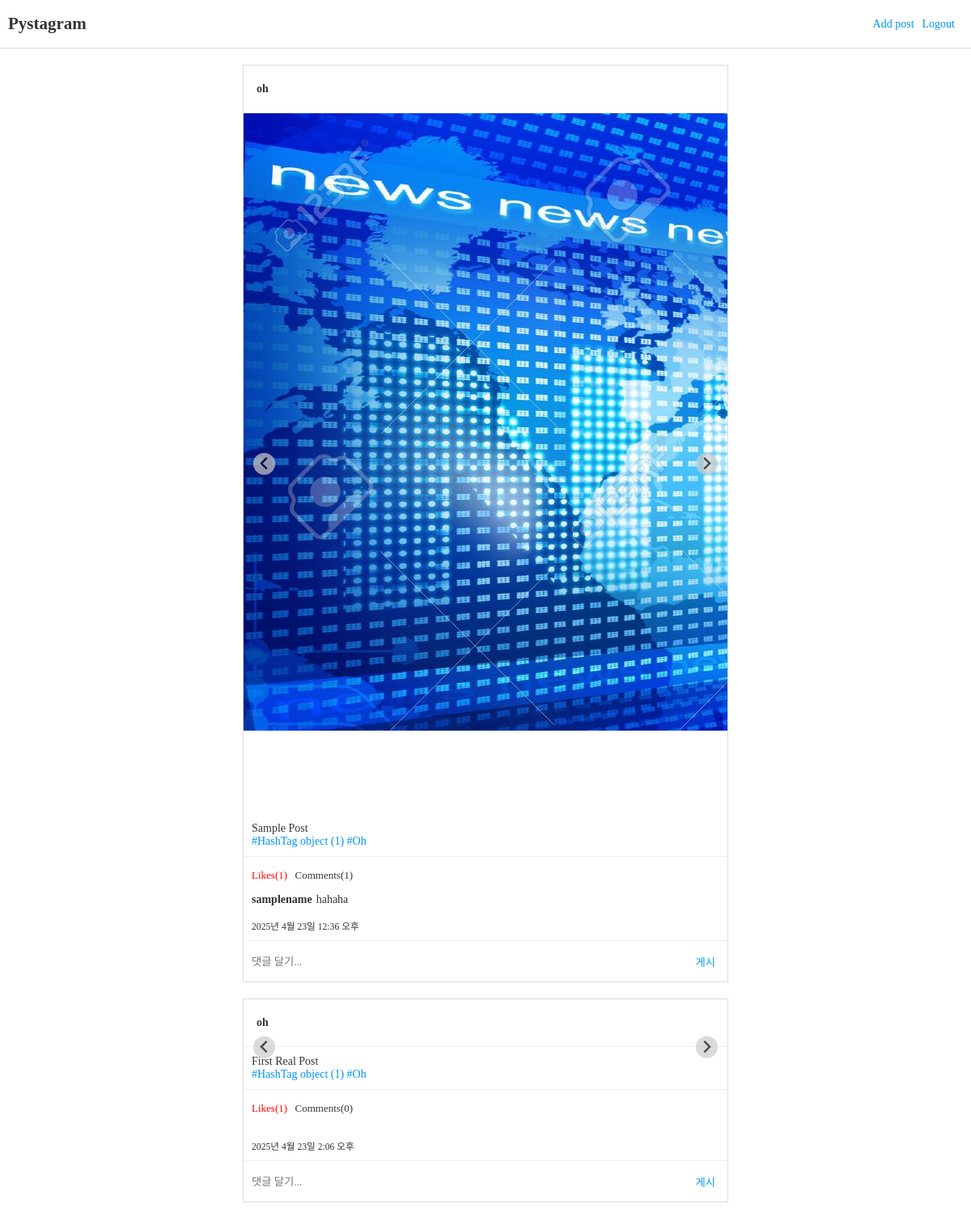
Screenshot of /posts/feeds/ (signed in) with the database file from the repository.
### posts/models.py (models this page shows, shortened)
class Post(models.Model):
    user = models.ForeignKey(
        "users.User",
        verbose_name="작성자",
        on_delete=models.CASCADE,
    )
    content = models.TextField('내용')
    created = models.DateTimeField('생성일시', auto_now_add=True)
    tags = models.ManyToManyField("posts.HashTag", verbose_name="해시태그 목록", blank=True)

class PostImage(models.Model):
    post = models.ForeignKey(
        Post,
        verbose_name="포스트",
        on_delete=models.CASCADE,
    )
    photo = models.ImageField('사진', upload_to='post')

class HashTag(models.Model):
    name = models.CharField("태그명", max_length=50)

class Comment(models.Model):
    user = models.ForeignKey(
        "users.User",
        verbose_name="작성자",
        on_delete=models.CASCADE,
    )
    post = models.ForeignKey(Post, verbose_name="포스트", on_delete=models.CASCADE)
    content = models.TextField('내용')
    created = models.DateTimeField('생성일시', auto_now_add=True)

### users/models.py (models this page shows, shortened)
class User(AbstractUser):
    profile_image = models.ImageField(
        "프로필이미지", upload_to="users/profile", blank=True)
    short_description = models.TextField("소개글", blank=True)
    like_posts = models.ManyToManyField(
        "posts.Post",
        verbose_name="좋아요 누른 Post 목록",
        related_name="like_users",
        blank=True,
    )
    following = models.ManyToManyField(
        "self",
        verbose_name="팔로우 중인 사용자들",
        related_name="followers",
        symmetrical=False,
        through="users.Relationship",
    )

### posts/views.py (the view)
# urls.py: path("feeds/", feeds, name="feeds"),
def feeds(request):
    if not request.user.is_authenticated:
        return redirect("users:login")
    posts = Post.objects.all()
    comment_form = CommentForm()
    context = {
        "posts": posts,
        "comment_form": comment_form,
    }
    return render(request, "posts/feeds.html", context)

### posts/forms.py
class CommentForm(forms.ModelForm):
    class Meta:
        model = Comment
        fields = [
            "post",
            "content",
        ]
        widgets = {
            "content": forms.Textarea(
                attrs={
                    "placeholder": "댓글 달기...",
                }
            )
        }

### posts/templatetags/custom_tags.py (called while the page is built)
@register.filter
def concat(value, arg):
    return f"{value}{arg}"

### templates/posts/feeds.html
{% extends 'base_slider.html' %}
{% load custom_tags %}
{% block content %}
<div id="feeds" class="post-container">
    {% for post in posts %}
        {% url 'posts:feeds' as action_redirect_to %}
        {% include 'posts/post.html' with action_redirect_url=action_redirect_to|concat:'#post-'|concat:post.id %}
    {% endfor %}
</div>
{% endblock %}

### templates/posts/post.html (shortened to what this page needs)
<article id="post-{{ post.id }}" class="post">
                <header class="post-header">
                    <a href="{% url 'users:profile' user_id=post.user.id %}">
                        <span>{{ post.user.username }}</span>
                    </a>
                </header>
                <div class="post-image splide">
                    <div class="splide__track">
                        <ul class="splide__list">
                            {% for image in post.postimage_set.all %}
                                {% if image.photo %}
                                <li class="splide__slide">
                                    <img src="{{ image.photo.url }}">
                                </li>
                                {% endif %}
                            {% endfor %}
                        </ul>
                    </div>
                </div>
                <div class="post-content">
                    {{ post.content|linebreaksbr }}
                    <div class="post-tags">
                        {% for tag in post.tags.all %}
                            <a href="{% url 'posts:tags' tag_name=tag.name %}">#{{ tag.name }}</a>
                        {% endfor %}
                    </div>
                </div>
                <div class="post-buttons">
                    <form action="{% url 'posts:post_like' post_id=post.id %}?next={{ action_redirect_url }}" method="POST">
                        <button type="submit" {% if user in post.like_users.all %} style="color: red;" {% endif %}>
                            Likes({{ post.like_users.count }})
                        </button>
                    </form>
                    <span>Comments({{ post.comment_set.count }})</span>
                </div>
                <div class="post-comments">
                    <ul>
                    {% for comment in post.comment_set.all %}
                        <li>
                            <span>{{ comment.user.username }}</span>
                            <span>{{ comment.content }}</span>
                        </li>
                    {% endfor %}
                    </ul>
                </div>
                <small>{{ post.created }}</small>
                <div class="post-comment-create">
                    <form method="POST" action="{% url 'posts:comment_add' %}?next={{ action_redirect_url }}">
                        {{  comment_form.content }}
                        <button type="submit">게시</button>
                    </form>
                </div>
</article>

### static/css/style.css (style rules this page uses)
ul, ol { list-style: none; padding: 0; margin: 0; }
a { text-decoration: none; color: #333; }
textarea { font-family: "Noto Sans KR", serif; }
html { margin: 0; font-family: "Noto Sans KR", serif; font-weight: 300; font-size: 14px; color: #333; height: 100%; }
body { margin: 0; height: 100%; }
input, textarea { border: none; padding: 10px; }
textarea { resize: none; }
.post-container { display: flex; flex-direction: column; align-items: center; box-sizing: border-box; padding-top: 80px; }
@media (min-width: 700px) { .post-container { padding: 80px 2.5vw 5vw; } }
article.post { display: flex; flex-direction: column; border-radius: 2px; box-sizing: border-box; margin-bottom: 20px; padding-top: 80px; margin-top: -80px; }
@media (min-width: 700px) { article.post { width: 600px; } }
article.post header.post-header { display: flex; flex-direction: row; align-items: center; height: 60px; box-sizing: border-box; padding: 14px 16px; border: 1px solid #ddd; border-bottom: 1px solid #eee; }
article.post header.post-header a { display: flex; width: 100%; flex-direction: row; align-items: center; }
article.post header.post-header span { font-weight: bold; margin-right: auto; }
article.post .post-content { padding: 10px; box-sizing: border-box; border-left: 1px solid #ddd; border-right: 1px solid #ddd; border-bottom: 1px solid #eee; }
article.post .post-tags a { color: #0095f6; }
article.post .post-buttons { padding: 10px 7px; border-left: 1px solid #ddd; border-right: 1px solid #ddd; }
article.post .post-buttons form { display: inline-block; }
article.post .post-buttons a, article.post .post-buttons button, article.post .post-buttons span { background-color: transparent; font-size: 13px; font-family: "Noto Sans KR", serif; line-height: 1; font-weight: 400; height: 25px; box-sizing: border-box; padding: 3px; margin: 0; color: #333; border: none; transition-duration: 0.25s; }
article.post .post-buttons a, article.post .post-buttons button { cursor: pointer; }
article.post .post-comments { padding: 0 10px 10px; border-left: 1px solid #ddd; border-right: 1px solid #ddd; }
article.post .post-comments ul { margin-bottom: 5px; }
article.post .post-comments ul > li { display: flex; flex-direction: row; align-items: center; }
article.post .post-comments ul > li span:first-child { font-weight: bold; margin-right: 5px; }
article.post > small { padding: 0 10px 10px; border-left: 1px solid #ddd; border-right: 1px solid #ddd; }
article.post .post-comment-create { z-index: 1; display: flex; flex-direction: row; border-top: 1px solid #eee; border-left: 1px solid #ddd; border-right: 1px solid #ddd; border-bottom: 1px solid #ddd; }
article.post .post-comment-create form { display: flex; flex-grow: 1; flex-direction: row; }
article.post .post-comment-create input, article.post .post-comment-create textarea { padding: 15px 15px 15px 10px; box-sizing: border-box; flex-grow: 1; height: calc(1.5em + 30px); }
article.post .post-comment-create button { color: #0095f6; background-color: transparent; border: none; padding: 0 15px; cursor: pointer; transition-duration: 0.25s; }
.splide__track { border-left: 1px solid #ddd; border-right: 1px solid #ddd; }

### rows the page displays
Post: user.username "oh", content "Sample Post", like_users.count "1", comment_set.count "1", created "2025년 4월 23일 12:36 오후"
PostImage: photo (picture)
HashTag: name "HashTag object (1)"
HashTag: name "Oh"
Comment: user.username "samplename", content "hahaha"
Post: user.username "oh", content "First Real Post", like_users.count "1", comment_set.count "0", created "2025년 4월 23일 2:06 오후"
